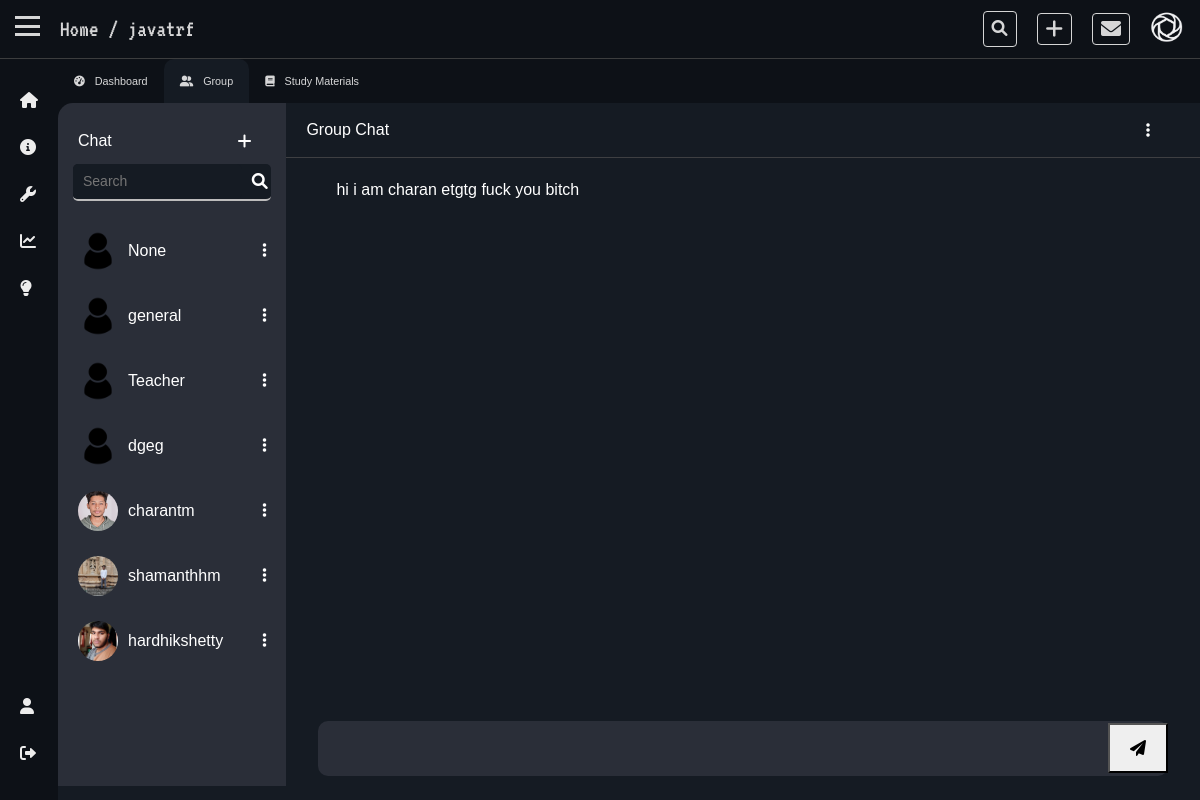
The page /rooms/javatrf (signed in) on the database its author committed.
### base/models.py (models this page shows, shortened)
class Room(models.Model):
    created_by = models.ForeignKey(User, on_delete=models.CASCADE,related_name="rooms",null=True)
    name = models.CharField(max_length=50)
    tags = models.ManyToManyField(Tag, related_name="rooms")
    description = models.TextField(blank=True, null=True)
    created_at = models.DateTimeField(auto_now_add=True)
    updated_at = models.DateTimeField(auto_now=True)
    is_private = models.BooleanField(default=False)
    members_count = models.ManyToManyField(User, related_name="member_count")
    def member_count(self):
        return self.members_count.count()

class ChatBox(models.Model):
    room = models.ForeignKey(Room, on_delete=models.CASCADE, related_name="messages", null=True)
    created_by = models.ForeignKey(User, on_delete=models.CASCADE, related_name="groupcreation", null=True)
    group_name = models.CharField(max_length=20,null=True)
    created_at = models.DateTimeField(auto_now_add=True)

class UserProfile(models.Model):
    user = models.OneToOneField(User, on_delete=models.CASCADE, related_name="profile")
    profile_pic = models.ImageField(upload_to="profile_pics/", null=True, blank=True)
    created_at = models.DateTimeField(auto_now_add=True)
    updated_at = models.DateTimeField(auto_now=True)
    rooms = models.ManyToManyField(Room, related_name="profile-rooms+")
    study_materials = models.ManyToManyField(StudyMaterials, related_name="study_materials")
    bio = models.TextField(blank=True, null=True, max_length=100)
    followers = models.ManyToManyField("self", related_name="followers")

class ChatBoxMembership(models.Model):
    message_by = models.ForeignKey(User, on_delete=models.CASCADE, related_name="chatbox", null=True)
    chat_box = models.ForeignKey(ChatBox, on_delete=models.CASCADE, related_name="members",null=True)
    content = models.CharField(max_length=255,null=True)
    created_at = models.DateTimeField(auto_now_add=True)
    class Meta:
        ordering = ['created_at']

### base/views.py (the view, shortened to what this page needs)
# urls.py: path('rooms/<str:room_name>',views.rooms, name='Rooms'),
@login_required(login_url='User_login')
def rooms(request, room_name):
    room = get_object_or_404(Room, name=room_name)
    folder = Folder.objects.filter(room=room)
    members_joined = room.members_count.all()
    profile = get_object_or_404(UserProfile, user=room.created_by)
    group_chat = ChatBox.objects.filter(room=room)
    group_chat_member = ChatBoxMembership.objects.filter(chat_box__in=group_chat)
    folder_form = FolderForm()
    group_chat_form = ChatBoxForm()
    group_chat_member_form = ChatBoxMemberForm()
    if request.user not in room.members_count.all():
        messages.error(request, "You are not a member of this room! Join to continue.")
        return redirect("Home")
    context = {
        'rooms': room,
        'members': room.member_count,
        'profile': profile,
        'members_joined': members_joined,
        'folders': folder,
        'form': folder_form,
        'group_chat': group_chat,
        'group_chat_member': group_chat_member,
        'group_chat_form': group_chat_form,
        'group_chat_member_form': group_chat_member_form
    }
    return render(request, 'base/room.html', context)

### base/forms.py
class FolderForm(ModelForm):
    class Meta:
        model = Folder
        fields = ['name']

class ChatBoxForm(forms.ModelForm):
    class Meta:
        model = ChatBox
        fields = ['group_name']

### base/templates/base/room.html (shortened to what this page needs)
{% extends 'base.html' %} {% load static %} {% block nav1 %}
<a href="#">/ {{rooms.name}}</a>
{% endblock %} {% block link %}
<link rel="stylesheet" href="{% static 'css/room.css' %}" />
{% endblock %} {% block content %}
<div class="rooms">
  <div class="tab">
    <button class="tablinks" onclick="openTab(event, 'Info')">
      <i class="fas fa-tachometer-alt"></i><span class="btn-txt">Dashboard</span>
    </button>
    <button class="tablinks" onclick="openTab(event, 'Group')" id="defaultOpen">
      <i class="fa-solid fa-user-group"></i><span class="btn-txt">Group</span>
    </button>
    <button class="tablinks" onclick="openTab(event, 'Materials')">
      <i class="fa-solid fa-book"></i><span class="btn-txt">Study Materials</span>
    </button>
  </div>
  <div id="Group" class="tabcontent">
    <div class="members">
      <div class="top">
        <div class="top-1">
          <p>Chat</p>
          <i class="fa-solid fa-plus" id="tooltip" onclick="Creategroup()">
          </i>
        </div>
        <div class="top-2">
          <input type="text" placeholder="Search" />
          <i class="fas fa-search"></i>
        </div>
      </div>
      <div class="bottom">
        {% for group in group_chat %}
        <div class="members-chat" onclick="loadMessages('{{ rooms.name }}', 'group', '{{ group.id }}')">
          <div class="left">
            <img src="{% static 'assets/default.png' %}" alt="img" />
          </div>
          <div class="mid"><p>{{ group.group_name }}</p></div>
          <div class="right">
            <i class="fas fa-ellipsis-v" id="tooltip"><span class="tooltiptext">more</span></i>
          </div>
        </div>
        {% endfor %}
        {% for member in members_joined %}
        <div class="members-chat" onclick="loadMessages('{{ rooms.name }}', 'individual', '{{ member.id }}')">
          <div class="left">
            {% if member.profile.profile_pic %}
            <img src="{{ member.profile.profile_pic.url }}" alt="img" />
            {% endif %}
          </div>
          <div class="mid"><p>{{ member.username }}</p></div>
          <div class="right">
            <i class="fas fa-ellipsis-v" id="tooltip"><span class="tooltiptext">more</span></i>
          </div>
        </div>
        {% endfor %}
      </div>
    </div>
    <div class="chat-area">
      <div class="chat-area-top">
        <div class="chat-area-top-left">
          <p>Group Chat</p>
        </div>
        <div class="chat-area-top-right">
          <i class="fas fa-ellipsis-v" id="tooltip"><span class="tooltiptext">more</span></i>
        </div>
      </div>
      <div class="chat-area-mid">
        {% for chat in group_chat_member %}
        <p>{{chat.content}}</p>
        {% endfor %}
      </div>
      <form action="{% url 'Create-message' rooms.name %}" method="post">
        <div class="chat-area-bottom">
          <div class="chat-area-bottom-item">
            {{group_chat_member_form.content}}
            <button type="submit" name="group_chat_member_submit">
              <i class="fas fa-paper-plane"></i>
            </button>
          </div>
        </div>
      </form>
    </div>
  </div>
</div>
{% endblock %}

### static/css/style.css (style rules this page uses)
:root { --bodydark: #151b23; --navdark: #0d1117; --white: #fff; --black: black; --bodylight: #ececec; --text: #cecece; --desktop: 1200px; --laptop: 992px; --tablet: 768px; --mobile: 576px; --border: #4e4e4eb9; --room-bottom: #2a2e38; }
* { margin: 0; padding: 0; }
p { all: unset; }
body { min-height: 100vh; font-family: "VT323", monospace; font-weight: 400; font-style: normal; background: var(--bodydark); color: var(--white); width: 100%; display: grid; overflow: auto; grid-template-rows: 58.6px 1fr auto; grid-template-columns: 58px 1fr; grid-template-areas: "nav nav" "sidebar main " "sidebar footer "; }
nav .nav-container-left .nav-links a { text-decoration: none; color: var(--text); font-size: 1.5rem; }

### base/static/css/room.css (style rules this page uses)
:root { --hover: #151b23; --roombg: #0d1117; --text: rgba(236, 236, 236, 0.903); --border: #4e4e4eb9; --members: #2a2e38; --lwhite: rgb(189, 188, 188); --scroll-hover: rgb(160, 160, 160); }
p { margin: 0; padding: 0; }
.rooms { display: flex; flex-direction: column; }
.rooms { font-family: sans-serif; }
.rooms .tab { grid-area: tabs; overflow: hidden; background-color: var(--roombg); }
.rooms .tab button { background-color: inherit; float: left; border: none; outline: none; cursor: pointer; padding: 14px 16px; transition: 0.3s; color: var(--text); font-size: 0.9vw; }
.rooms .tab button.active { background-color: var(--hover); border-top-left-radius: 10px; border-top-right-radius: 10px; }
.rooms .tablinks i { padding-right: 10px; }
#Group { display: flex; flex-direction: row; width: 100%; padding: 0 0; background-color: var(--roombg); }
#Group .members { padding: 15px 0; width: 20%; background-color: var(--members); border-top-left-radius: 15px; display: flex; flex-direction: column; gap: 10px; overflow: hidden; height: 100%; }
#Group .members .top { display: flex; flex-direction: column; padding: 0 15px; }
#Group .members .top-1 { padding: 10px 5px 10px 5px; display: flex; justify-content: space-between; align-items: center; }
#Group .members .top-1 i { padding: 5px; margin-right: 10px; cursor: pointer; }
#Group .members .top-2 { background-color: var(--hover); display: flex; align-items: center; gap: 10px; border-radius: 5px; border-bottom: 2px solid var(--lwhite); }
#Group .members .top-2 input { width: 85%; height: 35px; border: none; outline: none; padding: 5px 10px; border-radius: 5px; background-color: var(--hover); color: var(--text); font-size: 14px; }
#Group .members .top-2 i { cursor: pointer; }
#Group .members .bottom { display: flex; flex-direction: column; gap: 5px; padding: 10px 10px; overflow-y: scroll; max-height: 70vh; min-height: 70vh; }
#Group .members .bottom .members-chat { display: flex; flex-direction: row; align-items: center; cursor: pointer; gap: 10px; padding: 10px; overflow: hidden; max-width: 100%; width: 100%; }
#Group .members .bottom .members-chat .left img { height: 40px; width: 40px; -o-object-fit: cover; object-fit: cover; border-radius: 50%; flex-shrink: 0; }
#Group .members .bottom .members-chat .mid { display: block; max-width: 100%; min-width: 0; flex-grow: 1; overflow: hidden; text-overflow: ellipsis; white-space: nowrap; }
#Group .chat-area { max-height: 85.5vh; width: 80%; background-color: var(--hover); display: flex; flex-direction: column; }
#Group .chat-area-top { display: flex; flex-direction: row; align-items: center; border-bottom: 1px solid var(--border); padding: 15px 20px; }
#Group .chat-area-top-left { width: 50%; }
#Group .chat-area-top-right { display: flex; flex-direction: row; align-items: center; justify-content: flex-end; width: 50%; height: 100%; }
#Group .chat-area-top-right i { cursor: pointer; margin-right: 30px; }
#Group .chat-area-mid { flex: 1; overflow-y: auto; padding: 20px 50px; }
#Group .chat-area-bottom { display: flex; flex-direction: row; align-items: center; justify-content: space-evenly; padding: 10px 0; width: 100%; }
#Group .chat-area-bottom-item { width: 93%; display: flex; flex-direction: row; align-items: center; background-color: var(--members); border-radius: 10px; }
#Group .chat-area-bottom-item input { width: 100%; height: 55px; border: none; outline: none; padding: 0 10px; color: var(--text); font-size: 17px; background-color: transparent; }
#Group .chat-area-bottom-item i { cursor: pointer; padding: 15px 20px; }

### rows shown on the page
Room: name "javatrf"
ChatBox: group_name "None"
ChatBox: group_name "general"
ChatBox: group_name "Teacher"
ChatBox: group_name "dgeg"
ChatBoxMembership: content "hi i am charan"
ChatBoxMembership: content "etgtg"
ChatBoxMembership: content "fuck you bitch"

### other values the page prints
{{ member.username }} "charantm"
{{ member.username }} "shamanthhm"
{{ member.username }} "hardhikshetty"
